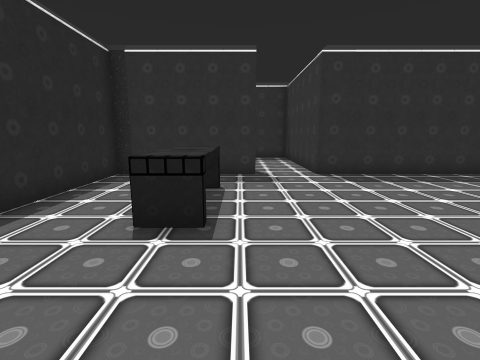
View 1 (above)

18 first-person views from a walk through a 3-D level made in the Unity game engine. The camera is 1.3 m above the floor, tilts 10° down and sees 85° across. Doors are open. The floor is counted in squares, 1 m on a side. Each view is taken from the middle of a square. On the plan, view 1 faces up. The plan holds only what a view shows up to about 13 squares ahead; the rest is blank. The place goes on beyond the plan. The player character is not drawn. Some animated figures are not drawn.

View 2
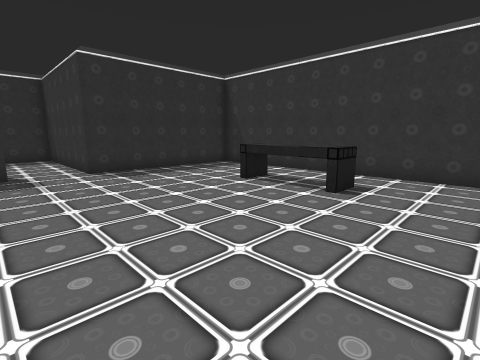

View 3
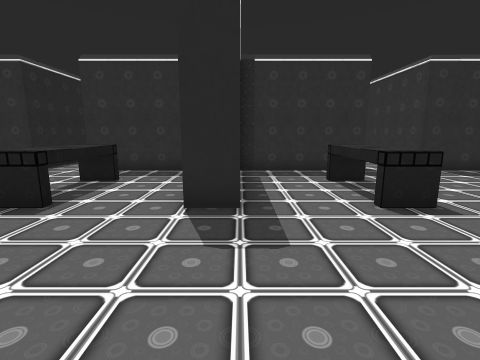

View 4
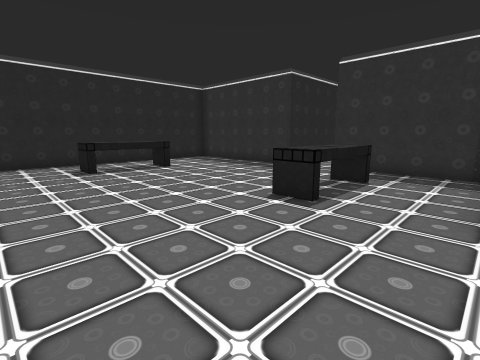

View 5
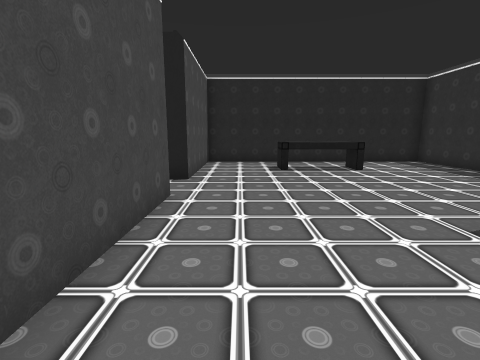

View 6
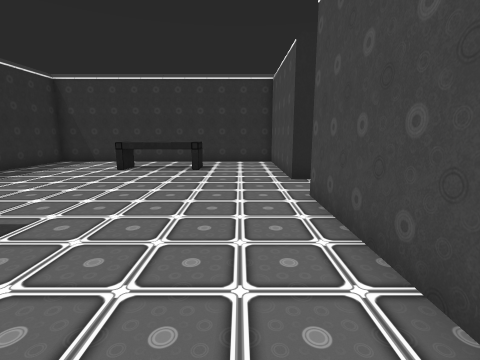

View 7
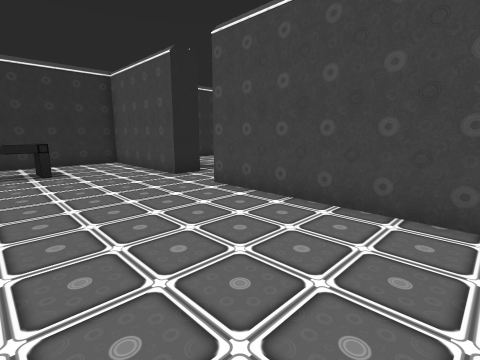

View 8
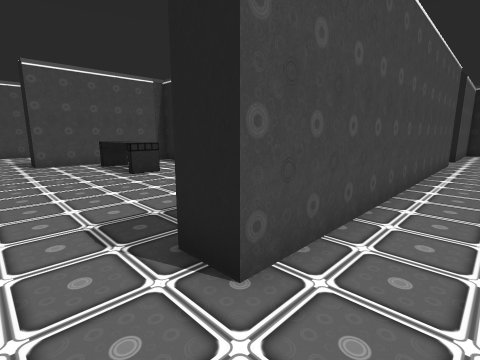

View 9
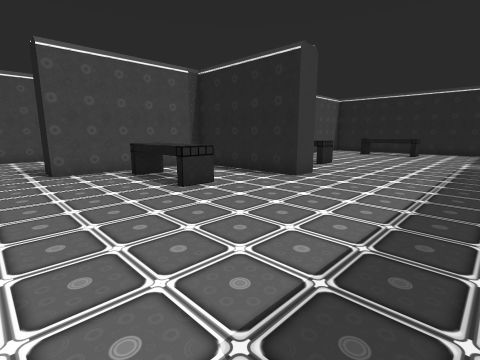

View 10
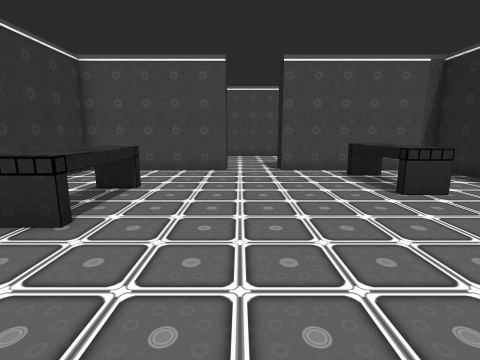

View 11
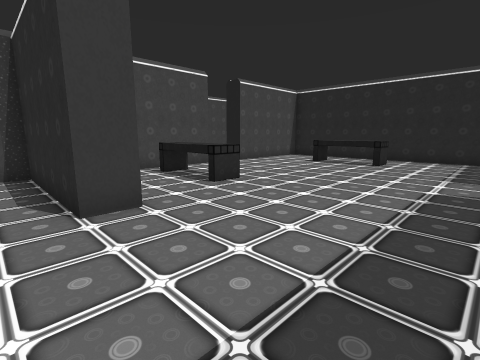

View 12
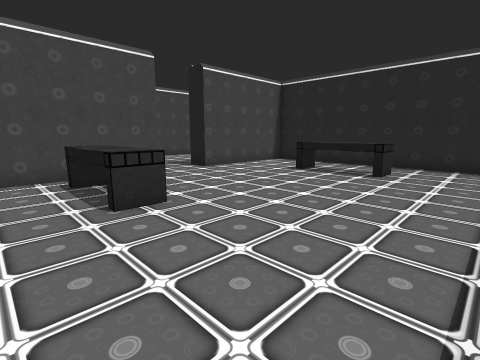

View 13
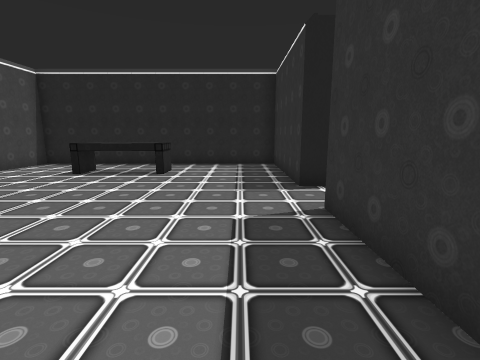

View 14
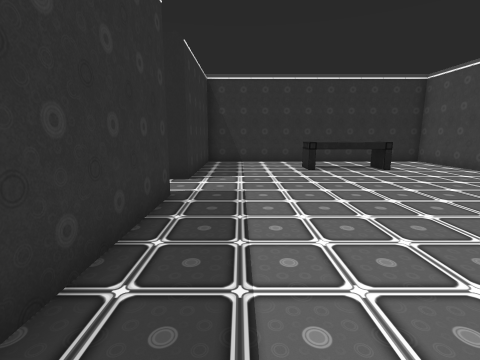

View 15
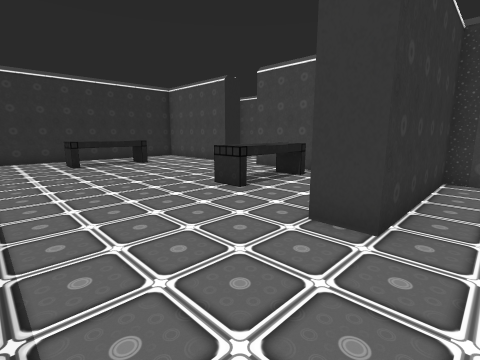

View 16
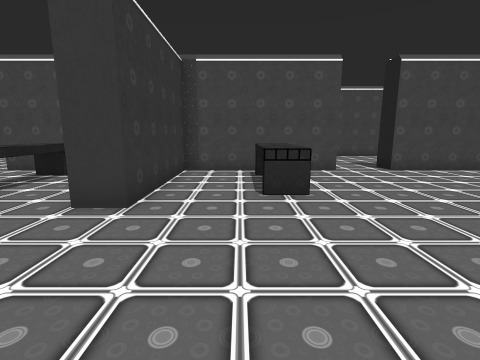

View 17
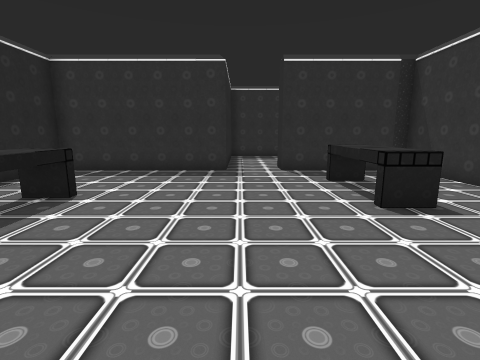

View 18
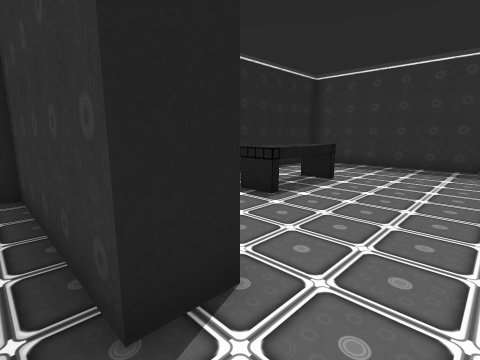

### Floor plan
Points are (right, up) in squares from view 1. A wall is a line through its corners. A room is listed if a view was taken in it or the views show most of it. See-through windows are left out.
Room 1 (views 1, 2, 3, 4, 5, 6, 7, 8, 17)
walls: (-4, 3.5) (-5, 3.5); (-5, 5.5) (-5, 8.5) (-9.5, 8.5); (-10.5, -1.5) (1.5, -1.5); (0.6, 8.5) (-4, 8.5) (-4, 4.1); (-11.5, 8.5) (-17.5, 8.5) (-17.5, -1.5) (-12.5, -1.5); (3.5, -1.5) (8.5, -1.5) (8.5, 8.5) (2.5, 8.5)
ways out: open door at (-11.5, -2) to room 2; open door at (2.5, -2) to room 2; open door at (-10.5, 9); open door at (1.5, 9)
objects: other object (-15, 2); other object (-15, 3); other object (-15, 4); other object (-8, 4); other object (-8, 5); other object (-8, 6); other object (-1, 4); other object (-1, 5); other object (-1, 6); other object (6, 2); other object (6, 3); other object (6, 4)
Room 2 (views 9, 10, 11, 12, 13, 14, 15, 16, 18)
walls: (-7.5, -2.5) (-10.5, -2.5); (-10.6, -12.5) (-5, -12.5) (-5, -7.5) (-4, -7.5) (-4, -12.5) (1.5, -12.5); (1.5, -2.5) (-2.5, -2.5); (-12.5, -2.5) (-17.5, -2.5) (-17.5, -12.5) (-12.5, -12.5); (3.5, -12.5) (8.5, -12.5) (8.5, -2.5) (3.5, -2.5)
ways out: open door at (-11.5, -2) to room 1; open door at (2.5, -2) to room 1; open door at (-11.5, -13); open door at (2.5, -13)
objects: other object (-15, -9); other object (-15, -8); other object (-15, -7); other object (-8, -11); other object (-8, -10); other object (-8, -9); other object (-1, -11); other object (-1, -10); other object (-1, -9); other object (6, -9); other object (6, -8); other object (6, -7)

Where each view was taken, in squares from view 1:
view 1: 0 up, 0 right, facing up
view 2: 1 down, 0 right, facing up-right
view 3: 1 down, 4 left, facing up
view 4: 1 down, 5 left, facing up-left
view 5: 0 up, 5 left, facing left
view 6: 0 up, 4 left, facing right
view 7: 3 up, 4 left, facing down-right
view 8: 0 up, 3 right, facing down-left
view 9: 3 down, 3 right, facing down-left
view 10: 3 down, 3 right, facing down
view 11: 3 down, 3 left, facing down-left
view 12: 4 down, 6 left, facing down-left
view 13: 4 down, 6 left, facing left
view 14: 4 down, 4 left, facing right
view 15: 4 down, 6 left, facing down-right
view 16: 3 down, 7 left, facing down
view 17: 1 down, 11 left, facing up
view 18: 3 down, 11 left, facing up-left
